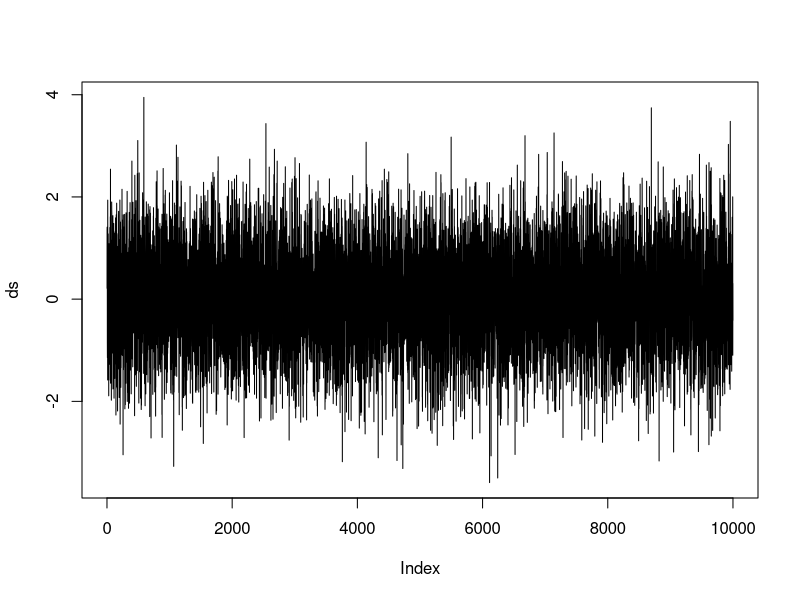

The R source for this figure:
## ---- chunk 1

num   <- 0.5 - 0.0317
den   <- 0.3 * 50 * sqrt(1/252)
z_val <- num / den

p <- 1 - pnorm(z_val)   
p

## ---- chunk 2
1-pnorm(0.5, mean= 0.0317, sd= 0.3 * 50 * sqrt(1/252) )
## ---- chunk 3
pnorm(1, mean= 0.0317, sd= 0.3 * 50 * sqrt(1/252) ) - pnorm(0.5, mean= 0.0317, sd= 0.3 * 50 * sqrt(1/252) )
## ---- chunk 4
pnorm(0, mean= 0.0317, sd= 0.3 * 50 * sqrt(1/252) ) 
## ---- chunk 5
epsilon <-  rnorm(10000, 0, 1)
ds <- 0.0317 + 0.3 * 50 * sqrt(1/252) * epsilon


s= 50 + ds
mean(ds)
mean(s)


plot (ds , type = "l")
## ---- chunk 6
mean(ds<0)
